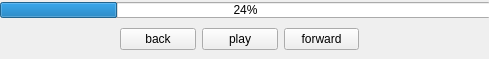
<?xml version="1.0" encoding="UTF-8"?>
<ui version="4.0">
 <class>Form</class>
 <widget class="QWidget" name="Form">
  <property name="geometry">
   <rect>
    <x>0</x>
    <y>0</y>
    <width>489</width>
    <height>59</height>
   </rect>
  </property>
  <property name="windowTitle">
   <string>Form</string>
  </property>
  <widget class="QProgressBar" name="progressBar">
   <property name="geometry">
    <rect>
     <x>0</x>
     <y>2</y>
     <width>491</width>
     <height>16</height>
    </rect>
   </property>
   <property name="value">
    <number>24</number>
   </property>
  </widget>
  <widget class="QWidget" name="">
   <property name="geometry">
    <rect>
     <x>120</x>
     <y>24</y>
     <width>239</width>
     <height>31</height>
    </rect>
   </property>
   <layout class="QHBoxLayout" name="horizontalLayout">
    <item>
     <widget class="QPushButton" name="pushButton_2">
      <property name="text">
       <string>back</string>
      </property>
     </widget>
    </item>
    <item>
     <widget class="QPushButton" name="pushButton">
      <property name="text">
       <string>play</string>
      </property>
     </widget>
    </item>
    <item>
     <widget class="QPushButton" name="pushButton_3">
      <property name="text">
       <string>forward</string>
      </property>
     </widget>
    </item>
   </layout>
  </widget>
 </widget>
 <resources/>
 <connections/>
</ui>
